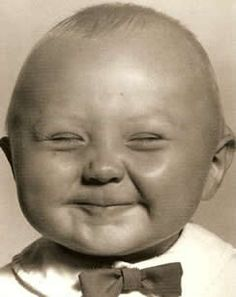
%> input picture Project 2_Seam_Detection/baby_happy.jpg, 236 x 297 px
$ octave --eval "result = energy_image(imread('baby_happy.jpg'));"   (GNU Octave 9; MATLAB toolbox functions it lacks are replaced by stand-ins)
%> lines starting %> are read from the running program, lines starting %| are printed output that depends on the picture

function [energyImage, Ix, Iy] = energy_image(im)
    im1=double(rgb2gray(im));
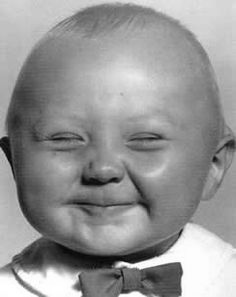
%> im1: size 297x236 double; min 7, max 255, mean 149.3
    f1=[1 0 -1;2 0 -2;1 0 -1];%sobel vertical
    f2=[1 2 1;0 0 0;-1 -2 -1];%sobel horizontal
    Ix=imfilter(im1,f1);
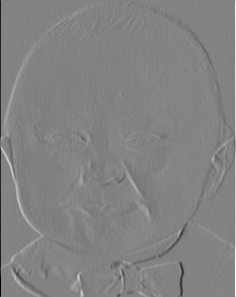
%> Ix: size 297x236 double; min -1020, max 965, mean 0; drawn with min black and max white
    Iy=imfilter(im1,f2);
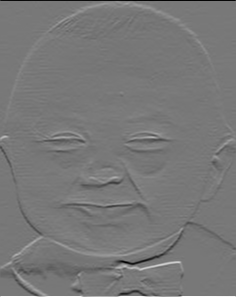
%> Iy: size 297x236 double; min -911, max 1020, mean 0.1; drawn with min black and max white
    energyImage=(Ix.^2+ Iy.^2).^0.5;
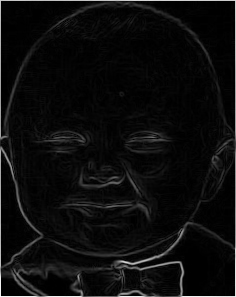
%> energyImage: size 297x236 double; min 0, max 1073.4, mean 54.7; drawn with min black and max white
end

$ run again, on Project 2_Seam_Detection/cardinal1.jpg
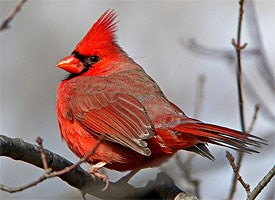
%> input picture Project 2_Seam_Detection/cardinal1.jpg, 275 x 200 px
%> in energy_image, `Iy=imfilter(im1,f2);`:
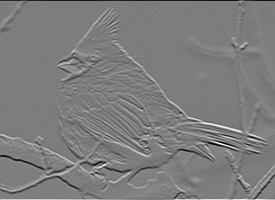
%> Iy: size 200x275 double; min -917, max 947, mean 1.2; drawn with min black and max white
%> in energy_image, `energyImage=(Ix.^2+ Iy.^2).^0.5;`:
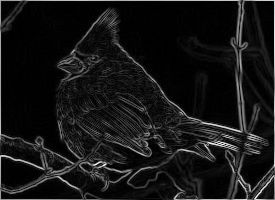
%> energyImage: size 200x275 double; min 0, max 1001.3, mean 87.2; drawn with min black and max white

$ run again, on Project 2_Seam_Detection/cardinal2.jpg
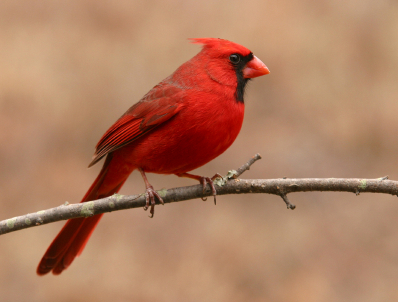
%> input picture Project 2_Seam_Detection/cardinal2.jpg, 398 x 302 px
%> in energy_image, `Iy=imfilter(im1,f2);`:
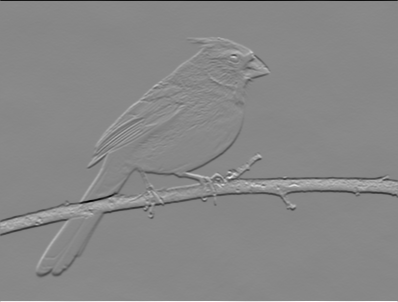
%> Iy: size 302x398 double; min -761, max 666, mean 0.2; drawn with min black and max white
%> in energy_image, `energyImage=(Ix.^2+ Iy.^2).^0.5;`:
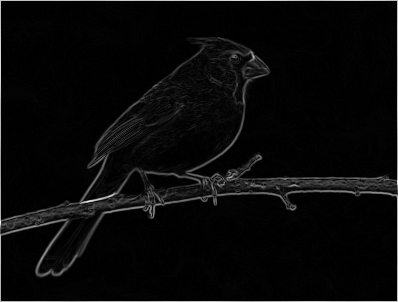
%> energyImage: size 302x398 double; min 0, max 836.1, mean 31.2; drawn with min black and max white
